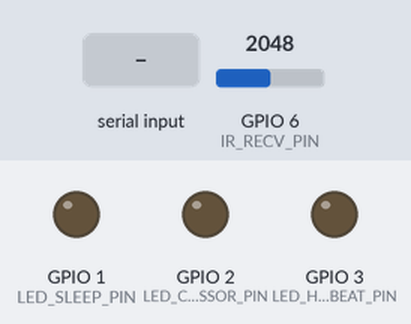
Bench run of a sketch on a simulated Seeed XIAO ESP32-S3. Parts: output pins drawn as LEDs (lit = HIGH). The inputs (shaded band) are chosen by the test bench; at power-on: GPIO 6 (IR_RECV_PIN) = 2048. What the sketch prints to the serial monitor is not drawn.

Above: at 0.1 s.
At 0.6 s:
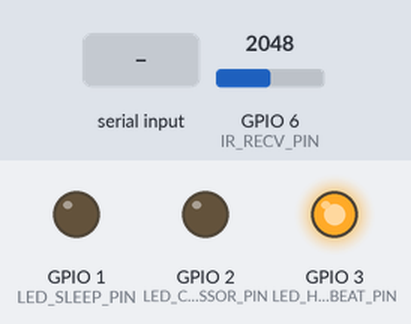
1.6 s: "r" received over Serial
Timing chart, 0 to 4.6 s (numbered marks = the images above; inputs shaded):
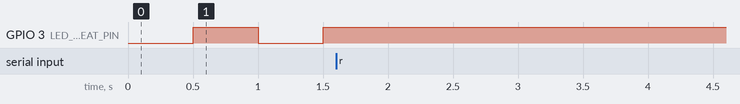

Measured:
- after the input at 1.6 s, GPIO 3 (LED_HEARTBEAT_PIN): stops changing and stays HIGH

The sketch:

ecobreeze_receiver.ino
```cpp
/*
 * ecobreeze_receiver.ino
 *
 * 대상 보드: ESP32-S3 (수신기 쪽 보드)
 *
 * 대회 시연용: 대회장에 실제 에어컨이 없으므로, 이 보드를 "에어컨 대역"으로
 * 세운다. 송신 측(카메라 보드 / 라즈베리파이)이 IR로 보내는 명령을 받아
 * 컴프레서 상태 LED를 켜고/끈다.
 *
 * ── 왜 IRremote NEC 디코딩을 쓰지 않는가 (2026-07-30, 실측으로 확정) ──
 * 이 프로젝트의 수신 부품은 3핀 복조 모듈(VS1838B/TSOP 계열)이 아니라 2핀 적외선
 * 포토다이오드(검은 5mm, 940nm)다. 복조 모듈은 내부에 38kHz 밴드패스 + AGC +
 * 복조기가 있어 깨끗한 디지털 HIGH/LOW를 내주지만, 생 포토다이오드는 마이크로암페어급
 * 아날로그 광전류만 낸다. 즉 IRremote가 디코딩할 신호가 하드웨어에서 애초에 만들어지지
 * 않는다 — 송신이 완벽해도 NEC 디코딩은 원리상 동작할 수 없다.
 *
 * 그래서 디코딩 대신 ADC로 광량을 직접 읽고, "IR 있음/없음"만 쓸 수 있는 채널로
 * 보고 명령을 **펄스 개수**로 표현하는 프로토콜을 쓴다. 38kHz 변조도 쓰지 않는다
 * (복조기가 없으니 변조는 신호를 절반으로 깎을 뿐이다 — 송신은 그냥 DC on/off).
 *
 * ── EcoBreeze 광 펄스 프로토콜 v1 ──
 *   펄스 1개 = IR ON 60ms + OFF 60ms
 *   프레임   = 펄스 N개 + 침묵 500ms
 *   명령 값이 그대로 펄스 개수다:
 *     1 = 전원 ON   2 = 전원 OFF   3 = 수면모드 ON   4 = 수면모드 OFF
 *   (온도▲/▼는 제외했다 — 시연에서 쓰지 않는데다, 명령 개수를 줄이면 프레임이
 *    짧아지고 먼 거리에서 펄스를 놓쳤을 때 엉뚱한 명령으로 오인될 여지도 준다.)
 *   송신 측 상수(xiao_esp32s3_person_led.ino, ir_tx_test.ino,
 *   raspi/ir_control.py)와 반드시 같은 값을 써야 한다.
 *
 * ── 배선 (실측) ──
 *   3.3V --[100kΩ]--+-- 포토다이오드 (보드로 가는 다리)
 *                   |
 *                  D5 = GPIO6   (ADC 있는 핀이어야 한다)
 *   포토다이오드 반대쪽 다리 -- GND
 *
 *   컴프레서 상태 LED (파란색, +저항 220~330Ω) -> D1 = GPIO2
 *   수면모드 LED (초록색, +저항 220~330Ω)      -> D0 = GPIO1
 *   (선택) 하트비트 LED(+저항) -> D2 = GPIO3 — 보드가 살아있음을 보여주는 용도
 *   (핀 번호는 실측 배선에 맞춘 값이다. 이 프로젝트는 코드의 핀과 실제 배선이
 *    어긋나 여러 번 헤맸으므로, 배선을 바꾸면 반드시 이 상수부터 확인할 것.)
 *
 * 100kΩ이 포토다이오드를 역방향 바이어스하는 것이 핵심이다: 어두울 때 노드가 3.3V로
 * 올라가 있고(ADC 4095), 빛이 오면 광전류가 노드를 끌어내려 값이 떨어진다(실측 ~290).
 * 신호 크기 = 광전류 x 이 저항이므로 저항이 곧 이득이다 — 10kΩ은 너무 작아 안 보였다.
 * 저항을 빼면 바이어스가 없어져 빛이 노드를 0 아래로만 밀고, ADC는 영원히 0을 읽는다.
 *
 * 주의: ESP32에서 analogRead()는 해당 패드를 아날로그로 재설정하면서 내부 풀 저항을
 * 떼어버린다. 그래서 pinMode(pin, INPUT_PULLUP)으로 바이어스를 대신할 수 없고,
 * 위 외부 저항이 반드시 필요하다.
 *
 * Arduino IDE 준비: 보드 매니저에서 esp32(Espressif) 설치, USB CDC On Boot 활성화.
 * 외부 라이브러리는 필요 없다(IRremote 의존성 제거).
 */

const uint8_t IR_RECV_PIN = 6;          // 실크 D5, ADC1_CH5
const uint8_t LED_COMPRESSOR_PIN = 2;   // 실크 D1, 파란색
const uint8_t LED_SLEEP_PIN = 1;        // 실크 D0, 초록색 (실측 배선에 맞춤)
const uint8_t LED_HEARTBEAT_PIN = 3;    // 실크 D2, 미배선이어도 무해

// 프로토콜 상수 — 송신 측과 같아야 함
const uint16_t FRAME_END_MS = 250;      // 이 시간 이상 빛이 없으면 프레임 종료
// 정의된 명령보다 많이 세이면 노이즈로 보고 버린다. 온도▲/▼를 빼고 명령을
// 1~4로 줄인 이유가 여기 있다: 펄스가 적을수록 프레임이 짧아 흔들릴 구간이 줄고,
// 먼 거리에서 펄스 하나를 놓쳐도 남은 개수가 유효 범위를 벗어나 "알 수 없는 명령"
// 으로 버려질 뿐, 엉뚱한 명령으로 오인되지 않는다.
const uint8_t MAX_PULSES = 4;

const uint8_t CMD_POWER_ON = 1;
const uint8_t CMD_POWER_OFF = 2;
const uint8_t CMD_SLEEP_SET = 3;
const uint8_t CMD_SLEEP_CLEAR = 4;

const unsigned long HEARTBEAT_INTERVAL_MS = 500;

// 어두울 때의 기준값을 부팅 시 실측해 임계값을 상대적으로 잡는다. 조명 환경이
// 달라져도 따라가고, 배선이 잘못돼 기준값이 안 올라오면 바로 경고할 수 있다.
uint16_t darkBaseline = 4095;
uint16_t threshOn = 2047;               // 이 값보다 낮아지면 "빛 있음"
uint16_t threshOff = 3071;              // 다시 이 값보다 높아지면 "빛 없음" (히스테리시스)

bool compressorOn = false;
bool sleepOn = false;
bool irPresent = false;
uint8_t pulseCount = 0;
unsigned long lastEdgeMs = 0;
uint16_t frameMinAdc = 4095;   // 프레임 동안의 최저값 — 임계값까지의 여유를 로그로 보기 위함

// 기준값을 유휴 구간에서 계속 다시 잡는다. 부팅 때 한 번만 재면, 하필 그 순간
// IR이 오고 있었을 때(예: 송신 보드가 부팅하며 초기 상태를 쏘는 중) 기준값이 낮게
// 박혀 이후 감지가 전부 실패한다. 노트북 없이 배터리로만 돌리는 시연에서는 'b'로
// 고칠 수도 없으므로, 스스로 회복하게 만든다. 조명 환경이 바뀌어도 따라간다.
const unsigned long BASELINE_REFRESH_MS = 5000;
const uint16_t BASELINE_MIN_SANE = 500;   // 이보다 낮은 값은 기준값으로 받지 않는다
uint16_t idleMax = 0;
uint16_t idleMin = 4095;
unsigned long lastBaselineRefreshMs = 0;

// 임계값을 노이즈에 바짝 붙였으므로, 단발 스파이크로 상태가 흔들리지 않게
// 연속으로 이만큼 샘플이 같은 판정을 내야 상태를 바꾼다. 샘플링이 약 21kHz라
// 8샘플은 0.4ms 남짓이고, 60ms 펄스에는 전혀 지장이 없다.
const uint8_t DETECT_SAMPLES = 8;
uint8_t transitionStreak = 0;

bool heartbeatState = false;
unsigned long lastHeartbeatMs = 0;

// 임계값을 고정 비율이 아니라 "실측 노이즈"에서 뽑는다. 기준값의 80%처럼 고정
// 비율로 잡으면 신호가 약해지는 먼 거리에서 먼저 놓치는데, 실제 유휴 리플은
// 기준값의 1~2% 수준이라 그 여유를 통째로 버리는 셈이었다. 리플의 4배(최소 5%)만
// 떨어지면 감지로 보면 노이즈 대비 마진은 그대로 유지하면서 훨씬 약한 신호까지
// 잡는다 — 수신 세기는 거리 제곱에 반비례하므로 사거리가 눈에 띄게 늘어난다.
void applyBaseline(uint16_t baseValue, uint16_t idleFloor) {
  darkBaseline = baseValue;

  uint16_t ripple = (baseValue > idleFloor) ? (baseValue - idleFloor) : 0;
  uint32_t margin = (uint32_t)ripple * 4;
  // 마진을 5~15% 사이로 묶는다. 하한은 노이즈가 0으로 측정돼도 최소 여유를 주기
  // 위한 것이고, 상한이 더 중요하다 — 리플 추정이 어떤 이유로든 부풀어도 임계값이
  // 신호가 못 넘을 만큼 올라가 스스로 먹통이 되는 일을 막는다.
  uint32_t floorMargin = darkBaseline / 20;          // 5%
  uint32_t ceilMargin = (uint32_t)darkBaseline * 15 / 100;
  if (margin < floorMargin) margin = floorMargin;
  if (margin > ceilMargin) margin = ceilMargin;

  threshOn = (uint16_t)(darkBaseline - margin);
  threshOff = (uint16_t)(darkBaseline - margin / 2);  // 절반만 회복해도 꺼짐(히스테리시스)
}

// 유휴(빛 없음) 구간의 최대/최소값으로 기준값과 노이즈 폭을 5초마다 다시 잡는다.
// 빛이 들어와 있는 동안은 아무것도 쌓이지 않으므로 신호가 기준값을 오염시키지 않는다.
void refreshBaselineIfIdle() {
  if (millis() - lastBaselineRefreshMs < BASELINE_REFRESH_MS) {
    return;
  }
  lastBaselineRefreshMs = millis();

  if (idleMax >= BASELINE_MIN_SANE) {
    // 기준값이 5% 이상 움직일 때만 로그를 남긴다 (매 5초 스팸 방지)
    bool notable = (idleMax > darkBaseline ? idleMax - darkBaseline
                                           : darkBaseline - idleMax) > darkBaseline / 20;
    applyBaseline(idleMax, idleMin);
    if (notable) {
      Serial.printf("[EcoBreeze] 기준값 갱신 -> %u (리플 %u), 임계값 on<%u / off>%u\n",
                    darkBaseline, idleMax - idleMin, threshOn, threshOff);
    }
  }
  idleMax = 0;
  idleMin = 4095;
}

void measureBaseline() {
  // 빛이 값을 끌어내리므로 어두울 때의 기준값은 "최대값"이고, 같은 구간의
  // "최소값"과의 차이가 곧 유휴 리플(노이즈 폭)이라 임계값 계산에 그대로 쓴다.
  uint16_t maxV = 0;
  uint16_t minV = 4095;
  unsigned long start = millis();
  while (millis() - start < 300) {
    uint16_t v = analogRead(IR_RECV_PIN);
    if (v > maxV) maxV = v;
    if (v < minV) minV = v;
  }
  applyBaseline(maxV, minV);
  idleMax = 0;
  idleMin = 4095;
  lastBaselineRefreshMs = millis();

  Serial.printf("[EcoBreeze] 기준값(어두울 때)=%u, 리플=%u, 임계값 on<%u / off>%u\n",
                darkBaseline, maxV - minV, threshOn, threshOff);
  if (darkBaseline < 1000) {
    Serial.println(F("[EcoBreeze] 경고: 기준값이 너무 낮다. 100kΩ 바이어스 저항이"
                     " 3.3V와 센스 노드 사이에 연결됐는지, 센스 핀이 맞는지 확인할 것."));
  }
}

void setup() {
  Serial.begin(115200);
  // 네이티브 USB(CDC) 보드라 시리얼 모니터를 안 열면 Serial이 계속 false다.
  // 무한 대기하면 노트북 없이 배터리로만 돌리는 실제 시연 중 이 지점에서
  // 영원히 멈춰 LED가 하나도 안 켜지므로, 최대 3초만 기다리고 넘어간다.
  unsigned long serialWaitStart = millis();
  while (!Serial && millis() - serialWaitStart < 3000) { /* 대기 */ }

  pinMode(LED_COMPRESSOR_PIN, OUTPUT);
  pinMode(LED_SLEEP_PIN, OUTPUT);
  pinMode(LED_HEARTBEAT_PIN, OUTPUT);
  digitalWrite(LED_COMPRESSOR_PIN, LOW);
  digitalWrite(LED_SLEEP_PIN, LOW);

  measureBaseline();
  Serial.println(F("[EcoBreeze] 수신 대기 중... (b=기준값 재측정, r=원시값 덤프, ?=도움말)"));
}

void loop() {
  handleSerial();
  updateIr();
  updateHeartbeat();
}

void updateIr() {
  uint16_t v = analogRead(IR_RECV_PIN);
  if (v < frameMinAdc) frameMinAdc = v;
  // 기준값/노이즈 후보는 "프레임 중이 아니고, 임계값보다 위에 있는" 샘플만 쌓는다.
  // v > threshOn 조건이 핵심이다: 펄스가 막 시작된 순간에는 디바운스 때문에 아직
  // irPresent가 false라, 이 조건이 없으면 신호의 하강 구간이 노이즈로 기록된다.
  // 그러면 리플이 부풀고 -> 임계값이 올라가고 -> 그 다음 프레임을 놓치는 되먹임이
  // 생긴다 (실제로 이것 때문에 첫 프레임만 잡히고 이후가 전부 실패했다).
  if (!irPresent && pulseCount == 0 && v > threshOn) {
    if (v > idleMax) idleMax = v;
    if (v < idleMin) idleMin = v;
  }
  // 빛이 오면 값이 내려간다. 히스테리시스로 경계에서의 떨림을 막는다.
  bool nowPresent = irPresent ? (v < threshOff) : (v < threshOn);

  if (nowPresent != irPresent) {
    // 연속 DETECT_SAMPLES개가 같은 판정을 내야 실제로 상태를 바꾼다
    if (++transitionStreak >= DETECT_SAMPLES) {
      transitionStreak = 0;
      irPresent = nowPresent;
      lastEdgeMs = millis();
      if (!irPresent && pulseCount < 255) {
        pulseCount++;             // 빛이 꺼진 순간 = 펄스 하나가 끝난 것
      }
    }
  } else {
    transitionStreak = 0;
  }

  if (pulseCount > 0 && !irPresent && millis() - lastEdgeMs > FRAME_END_MS) {
    handleFrame(pulseCount);
    pulseCount = 0;
    frameMinAdc = 4095;
  }

  refreshBaselineIfIdle();
}

void handleFrame(uint8_t pulses) {
  // 수신 세기를 같이 남긴다. 정렬이 약해지면 이 값이 임계값에 붙기 시작하므로,
  // "왜 어떤 프레임만 놓치는가"를 로그만 보고 판단할 수 있다.
  Serial.printf("[EcoBreeze] 프레임 수신: 펄스 %u개, 최저 ADC %u (임계 %u)\n",
                pulses, frameMinAdc, threshOn);

  if (pulses > MAX_PULSES) {
    Serial.printf("[EcoBreeze] 펄스 %u개 — 범위를 넘어 무시(노이즈로 판단)\n", pulses);
    return;
  }

  switch (pulses) {
    case CMD_POWER_ON:
      compressorOn = true;
      digitalWrite(LED_COMPRESSOR_PIN, HIGH);
      Serial.println(F("[EcoBreeze] 전원 ON 수신 -> LED 켬"));
      break;
    case CMD_POWER_OFF:
      compressorOn = false;
      digitalWrite(LED_COMPRESSOR_PIN, LOW);
      Serial.println(F("[EcoBreeze] 전원 OFF 수신 -> LED 끔"));
      break;
    case CMD_SLEEP_SET:
      sleepOn = true;
      digitalWrite(LED_SLEEP_PIN, HIGH);
      Serial.println(F("[EcoBreeze] 수면모드 ON 수신 -> 초록 LED 켬"));
      break;
    case CMD_SLEEP_CLEAR:
      sleepOn = false;
      digitalWrite(LED_SLEEP_PIN, LOW);
      Serial.println(F("[EcoBreeze] 수면모드 OFF 수신 -> 초록 LED 끔"));
      break;
    default:
      Serial.printf("[EcoBreeze] 알 수 없는 명령: 펄스 %u개\n", pulses);
      break;
  }
}

// 임계값 튜닝/배선 확인용. 500ms마다 최소~최대/평균을 찍어 신호 폭을 눈으로 본다.
void dumpRaw() {
  Serial.println(F("[EcoBreeze] 원시값 덤프 8초 (min~max/avg)"));
  unsigned long until = millis() + 8000;
  while (millis() < until) {
    uint16_t lo = 4095, hi = 0;
    uint32_t sum = 0, n = 0;
    unsigned long start = millis();
    while (millis() - start < 500) {
      uint16_t v = analogRead(IR_RECV_PIN);
      if (v < lo) lo = v;
      if (v > hi) hi = v;
      sum += v;
      n++;
    }
    Serial.printf("  %u~%u/%u (n=%lu)\n", lo, hi, (uint16_t)(sum / n), n);
  }
  Serial.println(F("[EcoBreeze] 덤프 끝"));
}

void handleSerial() {
  while (Serial.available()) {
    char c = Serial.read();
    if (c == 'b' || c == 'B') {
      measureBaseline();
    } else if (c == 'r' || c == 'R') {
      dumpRaw();
    } else if (c == '?') {
      Serial.println(F("[EcoBreeze] b=기준값 재측정, r=원시값 덤프, ?=도움말"));
      Serial.printf("[EcoBreeze] 기준값=%u, on<%u/off>%u, 컴프레서=%s, 수면모드=%s\n",
                    darkBaseline, threshOn, threshOff,
                    compressorOn ? "ON" : "OFF", sleepOn ? "ON" : "OFF");
    }
  }
}

// delay() 없이 millis()로 논블로킹 점멸 — IR 샘플링을 방해하지 않기 위함
void updateHeartbeat() {
  unsigned long now = millis();
  if (now - lastHeartbeatMs >= HEARTBEAT_INTERVAL_MS) {
    lastHeartbeatMs = now;
    heartbeatState = !heartbeatState;
    digitalWrite(LED_HEARTBEAT_PIN, heartbeatState ? HIGH : LOW);
  }
}
```
